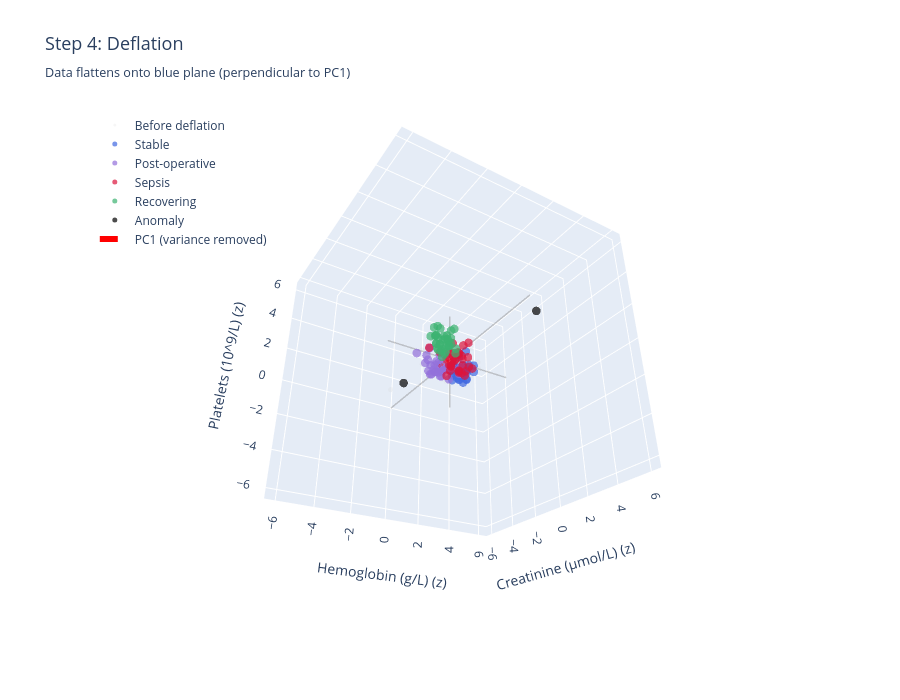

Notebook code cell kept with this figure:
### Markdown cell above
---

## Step 4: Deflation

**The key insight:** After finding PC1, we "remove" what it captured.

**How it works:**
- For each point, subtract its projection onto PC1
- This leaves only the component perpendicular to PC1
- The data is now "flattened" into the plane perpendicular to PC1

This is called **deflation** - we deflate the variance along PC1.

### Code cell
def plot_step_4_deflation(standardized_data, states, pc1, projections_pc1):
    """Step 4: Deflation - subtract PC1 projections."""
    
    feature_names_3d = [FEATURE_NAMES[i] for i in SELECTED_3D_FEATURES]
    
    # Calculate projected points (on PC1 line)
    projected_points = np.outer(projections_pc1, pc1)
    
    # Deflation: subtract projections
    deflated_data = standardized_data - projected_points
    
    fig = go.Figure()
    
    # Add centered axes
    add_centered_axes(fig, standardized_data)
    
    # --- ADD PERPENDICULAR PLANE ---
    # Create a plane perpendicular to PC1 passing through the origin
    # Find two vectors orthogonal to PC1 to span the plane
    if abs(pc1[0]) < 0.9:
        v1 = np.array([1, 0, 0])
    else:
        v1 = np.array([0, 1, 0])
    
    # First orthogonal vector (Gram-Schmidt)
    ortho1 = v1 - np.dot(v1, pc1) * pc1
    ortho1 = ortho1 / np.linalg.norm(ortho1)
    
    # Second orthogonal vector
    ortho2 = np.cross(pc1, ortho1)
    ortho2 = ortho2 / np.linalg.norm(ortho2)
    
    # Create grid for the plane
    plane_size = np.abs(deflated_data).max() * 1.5
    u = np.linspace(-plane_size, plane_size, 20)
    v = np.linspace(-plane_size, plane_size, 20)
    U, V = np.meshgrid(u, v)
    
    # Points on the plane: P = u*ortho1 + v*ortho2
    plane_x = U * ortho1[0] + V * ortho2[0]
    plane_y = U * ortho1[1] + V * ortho2[1]
    plane_z = U * ortho1[2] + V * ortho2[2]
    
    # Add the perpendicular plane
    # fig.add_trace(go.Surface(
    #     x=plane_x, y=plane_y, z=plane_z,
    #     opacity=0.2,
    #     colorscale=[[0, 'lightblue'], [1, 'lightblue']],
    #     showscale=False,
    #     name='Perpendicular plane'
    # ))
    
    # Show standardized data (faded)
    fig.add_trace(go.Scatter3d(
        x=standardized_data[:, 0], y=standardized_data[:, 1], z=standardized_data[:, 2],
        mode='markers',
        marker=dict(size=3, color='lightgray', opacity=0.2),
        name='Before deflation'
    ))
    
    # Deflated data colored by state
    for state in ['Stable', 'Post-operative', 'Sepsis', 'Recovering', 'Anomaly']:
        mask = states == state
        if not np.any(mask):
            continue
        
        fig.add_trace(go.Scatter3d(
            x=deflated_data[mask, 0], y=deflated_data[mask, 1], z=deflated_data[mask, 2],
            mode='markers',
            marker=dict(size=5, color=STATE_COLORS[state], opacity=0.7),
            name=f'{state}'
        ))
    
    # PC1 axis (dashed)
    pc_scale = np.abs(projections_pc1).max() * 1.2
    fig.add_trace(go.Scatter3d(
        x=[-pc_scale*pc1[0], pc_scale*pc1[0]],
        y=[-pc_scale*pc1[1], pc_scale*pc1[1]],
        z=[-pc_scale*pc1[2], pc_scale*pc1[2]],
        mode='lines',
        line=dict(color='red', width=6, dash='dash'),
        name='PC1 (variance removed)'
    ))
    
    # Calculate axis ranges - USE EQUAL RANGES to preserve perpendicularity!
    padding = 1.2
    max_range = np.abs(standardized_data).max() * padding
    x_range = y_range = z_range = max_range
    
    # Camera: view from along PC1 to see the disk edge-on
    cam_pos = pc1 * 2.5 + np.array([0.3, 0.3, 0.2])
    
    fig.update_layout(
        title=dict(
            text='Step 4: Deflation<br><sub>Data flattens onto blue plane (perpendicular to PC1)</sub>',
            font=dict(size=18)
        ),
        scene=dict(
            xaxis=dict(title=f'{feature_names_3d[0]} (z)', range=[-x_range, x_range]),
            yaxis=dict(title=f'{feature_names_3d[1]} (z)', range=[-y_range, y_range]),
            zaxis=dict(title=f'{feature_names_3d[2]} (z)', range=[-z_range, z_range]),
            camera=dict(eye=dict(x=cam_pos[0], y=cam_pos[1], z=cam_pos[2])),
            aspectmode='cube'
        ),
        width=900,
        height=700,
        legend=dict(x=0.02, y=0.98)
    )
    
    fig.show()
    
    # Verify perpendicularity
    dot_products = deflated_data @ pc1
    print(f"Verification: deflated · PC1 = {dot_products.mean():.2e} (should be ~0)")
    
    remaining_var = np.var(deflated_data)
    original_var = np.var(standardized_data)
    print(f"Original variance: {original_var:.2f}")
    print(f"Remaining variance: {remaining_var:.2f} ({(1 - remaining_var/original_var)*100:.1f}% removed)")
    print("\nDeflated data lies ON the blue plane, perpendicular to PC1 (red dashed).")
    
    return deflated_data

deflated_data = plot_step_4_deflation(standardized_data, states, pc1, projections_pc1)

### Figure 1 — Plotly figure (JSON) as saved in the notebook; plotly's stock layout.template omitted (floating-point values rounded to 4 significant figures; data arrays with more than 128 entries replaced by an {"elided": "..."} marker saying what was removed)
{"data": [{"line": {"color": "gray", "width": 3}, "mode": "lines", "opacity": 0.4, "showlegend": false, "type": "scatter3d", "x": [-6.549, 6.549], "y": [0, 0], "z": [0, 0]}, {"line": {"color": "gray", "width": 3}, "mode": "lines", "opacity": 0.4, "showlegend": false, "type": "scatter3d", "x": [0, 0], "y": [-3.535, 3.535], "z": [0, 0]}, {"line": {"color": "gray", "width": 3}, "mode": "lines", "opacity": 0.4, "showlegend": false, "type": "scatter3d", "x": [0, 0], "y": [0, 0], "z": [-2.687, 2.687]}, {"marker": {"color": "lightgray", "opacity": 0.2, "size": 3}, "mode": "markers", "name": "Before deflation", "type": "scatter3d", "x": {"elided": "142 float values"}, "y": {"elided": "142 float values"}, "z": {"elided": "142 float values"}}, {"marker": {"color": "royalblue", "opacity": 0.7, "size": 5}, "mode": "markers", "name": "Stable", "type": "scatter3d", "x": [0.2928, -0.4319, -0.2492, -0.22, -0.1377, 0.2356, -0.1846, 0.0613, 0.07978, -0.05449, -0.02289, 0.6382, -0.08084, 0.04811, 0.07243, -0.04146, -0.06708, 0.3633, -0.2233, -0.1947, 0.7351, 0.1477, -0.1573, -0.007219, 0.4864, 0.4919, -0.3191, 0.08775, -0.02717, 0.3052, 0.2501, 0.2525, 0.4243, -0.02937, -0.09271], "y": [0.5702, 0.4013, 0.4001, 0.1812, 0.8609, 0.6276, 0.6576, 0.9466, 0.4462, 0.5979, 0.6255, 1.009, 0.6499, 0.9467, 0.6834, 0.2372, 0.6133, 0.2997, 0.5466, 0.6704, 0.4804, 0.5633, 0.2837, 0.3189, 1.114, 0.7996, 0.3093, 0.7191, 0.7254, 0.8056, 0.848, 0.8003, 0.8337, 0.7396, 0.4266], "z": [-0.2571, -0.8432, -0.6524, -0.4067, -0.99, -0.373, -0.8387, -0.8678, -0.3563, -0.6449, -0.6392, -0.3301, -0.7234, -0.8816, -0.5972, -0.2764, -0.6731, 0.08228, -0.7697, -0.8618, 0.2903, -0.4009, -0.4424, -0.3213, -0.5909, -0.2761, -0.6356, -0.6165, -0.7419, -0.4759, -0.5748, -0.5253, -0.3799, -0.7583, -0.516]}, {"marker": {"color": "mediumpurple", "opacity": 0.7, "size": 5}, "mode": "markers", "name": "Post-operative", "type": "scatter3d", "x": [-0.5844, -0.6052, -0.04598, -0.7391, -0.2181, -0.4452, -0.3006, -0.5256, -0.7316, -0.9813, -0.8112, -0.7845, 0.1741, -0.2801, -1.023, -0.7085, -0.6261, -0.5773, -0.6967, -0.3216, -0.4223, -0.8985, -0.663, -0.1284, -0.4958, -0.3747, -0.6333, -0.02497, -0.9972, -0.7749, -0.7898, -0.9301, -0.3619, -0.3714, -0.4267], "y": [-0.1526, -0.2261, 0.5723, -0.1414, -0.4784, -0.4079, 0.03461, 0.2541, -0.8843, -0.5159, -0.4154, -0.4935, 0.5282, 0.002684, -0.5672, -0.276, -0.5322, -0.1709, -0.08986, -0.04168, -0.1316, -0.9386, -1.012, 0.2129, -0.5265, -0.9944, -0.3379, -0.3081, -0.6894, -0.6854, -0.4039, -1.431, -0.2818, -0.1879, -0.05582], "z": [-0.4565, -0.4058, -0.6109, -0.6281, 0.2443, -0.0608, -0.346, -0.7956, 0.1107, -0.511, -0.4333, -0.3288, -0.339, -0.2934, -0.5038, -0.4638, -0.1263, -0.4311, -0.6348, -0.2928, -0.3089, -0.009126, 0.3072, -0.3427, 0.003377, 0.5896, -0.3249, 0.2773, -0.3569, -0.13, -0.4224, 0.4423, -0.09836, -0.2006, -0.388]}, {"marker": {"color": "crimson", "opacity": 0.7, "size": 5}, "mode": "markers", "name": "Sepsis", "type": "scatter3d", "x": [-0.3746, 0.03523, -0.1265, 0.2755, -0.2635, 0.1683, 0.5071, 0.417, -0.02616, -0.1282, 0.094, 0.4643, 0.1379, 0.02625, -0.1474, 0.2706, 1.039, 0.0004629, 0.486, 0.5164, 0.8045, 0.3801, 0.2379, -0.5124, 0.1955, 0.4377, 0.007209, -0.1371, -0.06592, -0.08823, 0.06152, 0.1439, 0.4587, 0.4741, 0.6598], "y": [-1.017, 0.1088, 0.1413, 0.5761, 0.1662, -0.1553, -0.1642, 0.2412, 0.5317, 0.1208, 0.8127, 0.1971, 0.188, 0.5119, 0.04025, 0.006177, 0.4503, -0.1005, 0.3815, 0.9981, 0.2915, 0.1991, 0.788, 0.1081, 0.1958, 0.4667, 0.5107, -0.5249, 0.08594, -0.1608, 0.659, 0.08123, 0.8394, 0.2468, 0.6557], "z": [0.6121, -0.07049, -0.2703, -0.2809, -0.4371, 0.3276, 0.688, 0.1955, -0.5503, -0.2519, -0.7021, 0.288, -0.04181, -0.4765, -0.1926, 0.2748, 0.6359, 0.0994, 0.1291, -0.4461, 0.5483, 0.1987, -0.5284, -0.6383, 0.01031, -0.004908, -0.495, 0.3742, -0.153, 0.06664, -0.5846, 0.06942, -0.3498, 0.2493, 0.03975]}, {"marker": {"color": "mediumseagreen", "opacity": 0.7, "size": 5}, "mode": "markers", "name": "Recovering", "type": "scatter3d", "x": [0.3237, -0.04109, 0.3394, 0.4428, 0.4529, 0.4754, 0.5173, 0.07066, 0.581, 0.348, 0.05264, 0.0559, -0.1264, -0.0319, 0.4059, 0.2927, 0.4464, 0.7753, 0.9196, -0.1835, -0.03932, 0.1197, 0.01975, -0.05449, 0.4058, 0.2999, 0.2761, 0.1488, 0.351, 0.1713, 0.1677, -0.145, -0.0419, 0.1657, 0.4785], "y": [-0.2573, -0.8142, -0.2456, -0.4204, -0.2317, -0.8828, -0.5082, -0.6514, -0.3064, 0.105, -0.3046, -0.6394, -0.7062, -0.3167, -0.6175, -1.144, -1.018, -0.4232, -0.3253, -0.3651, -0.7983, -0.9689, -0.4934, -0.5018, -0.4036, -0.3012, -0.5901, -0.9519, -0.5494, -0.8187, -0.9405, -0.6342, -1.143, -0.3755, 0.04892], "z": [0.5892, 0.7585, 0.594, 0.8733, 0.6982, 1.362, 1.037, 0.7143, 0.9046, 0.258, 0.3544, 0.6872, 0.5636, 0.2785, 1.029, 1.43, 1.465, 1.221, 1.275, 0.1688, 0.7447, 1.078, 0.506, 0.4372, 0.8184, 0.6077, 0.8673, 1.091, 0.905, 0.9833, 1.1, 0.4735, 1.081, 0.5415, 0.4485]}, {"marker": {"color": "black", "opacity": 0.7, "size": 5}, "mode": "markers", "name": "Anomaly", "type": "scatter3d", "x": [3.976, -2.152], "y": [2.545, -1.494], "z": [1.623, -0.7638]}, {"line": {"color": "red", "dash": "dash", "width": 6}, "mode": "lines", "name": "PC1 (variance removed)", "type": "scatter3d", "x": [-1.951, 1.951], "y": [1.85, -1.85], "z": [1.88, -1.88]}], "layout": {"height": 700, "legend": {"x": 0.02, "y": 0.98}, "scene": {"aspectmode": "cube", "camera": {"eye": {"x": 1.787, "y": -1.11, "z": -1.232}}, "xaxis": {"range": [-6.549, 6.549], "title": {"text": "Creatinine (µmol/L) (z)"}}, "yaxis": {"range": [-6.549, 6.549], "title": {"text": "Hemoglobin (g/L) (z)"}}, "zaxis": {"range": [-6.549, 6.549], "title": {"text": "Platelets (10^9/L) (z)"}}}, "title": {"font": {"size": 18}, "text": "Step 4: Deflation<br><sub>Data flattens onto blue plane (perpendicular to PC1)</sub>"}, "width": 900}}
